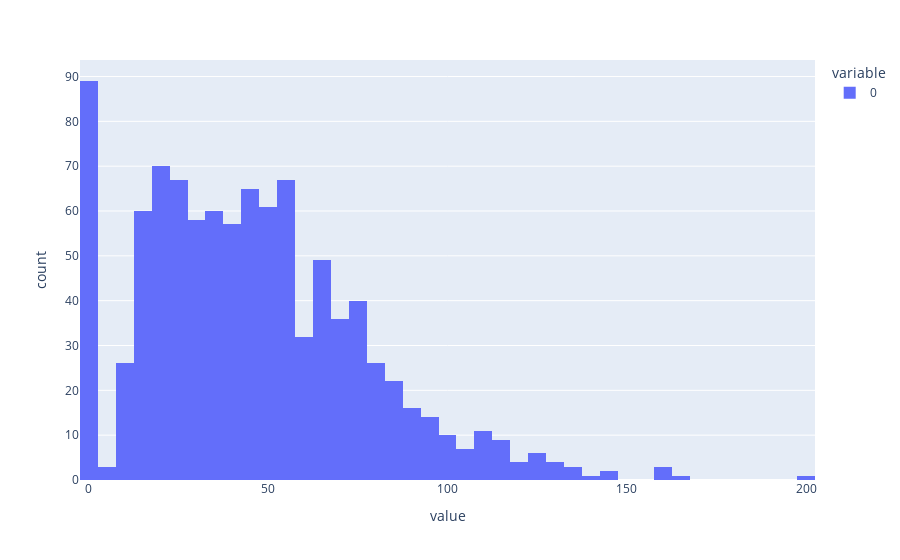

Source (notebook cell):
### Code cell
fig = px.histogram(provider_reputation_payoffs)
fig.show()

### Figure 1 — Plotly figure (JSON) as saved in the notebook; plotly's stock layout.template omitted (floating-point values rounded to 4 significant figures; data arrays with more than 128 entries replaced by an {"elided": "..."} marker saying what was removed)
{"data": [{"alignmentgroup": "True", "bingroup": "x", "hovertemplate": "variable=0<br>value=%{x}<br>count=%{y}<extra></extra>", "legendgroup": "0", "marker": {"color": "#636efa", "pattern": {"shape": ""}}, "name": "0", "offsetgroup": "0", "orientation": "v", "showlegend": true, "type": "histogram", "x": {"elided": "1000 float values"}, "xaxis": "x", "yaxis": "y"}], "layout": {"barmode": "relative", "legend": {"title": {"text": "variable"}, "tracegroupgap": 0}, "margin": {"t": 60}, "xaxis": {"anchor": "y", "domain": [0, 1], "title": {"text": "value"}}, "yaxis": {"anchor": "x", "domain": [0, 1], "title": {"text": "count"}}}}
